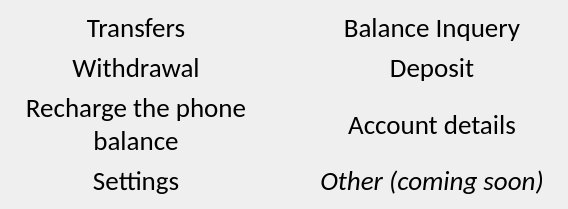
        <widget class="QWidget" name="page_2">
         <layout class="QGridLayout" name="gridLayout_6">
          <item row="5" column="0">
           <widget class="QLabel" name="label_13">
            <property name="font">
             <font>
              <family>Calibri</family>
              <pointsize>20</pointsize>
             </font>
            </property>
            <property name="styleSheet">
             <string notr="true"/>
            </property>
            <property name="text">
             <string>Settings</string>
            </property>
            <property name="alignment">
             <set>Qt::AlignCenter</set>
            </property>
           </widget>
          </item>
          <item row="4" column="0">
           <widget class="QLabel" name="label_11">
            <property name="font">
             <font>
              <family>Calibri</family>
              <pointsize>20</pointsize>
             </font>
            </property>
            <property name="styleSheet">
             <string notr="true"/>
            </property>
            <property name="text">
             <string>Recharge the phone balance</string>
            </property>
            <property name="alignment">
             <set>Qt::AlignCenter</set>
            </property>
            <property name="wordWrap">
             <bool>true</bool>
            </property>
           </widget>
          </item>
          <item row="5" column="2">
           <widget class="QLabel" name="label_14">
            <property name="font">
             <font>
              <family>Calibri</family>
              <pointsize>20</pointsize>
              <italic>true</italic>
             </font>
            </property>
            <property name="styleSheet">
             <string notr="true"/>
            </property>
            <property name="text">
             <string>Other (coming soon)</string>
            </property>
            <property name="alignment">
             <set>Qt::AlignCenter</set>
            </property>
           </widget>
          </item>
          <item row="2" column="2">
           <widget class="QLabel" name="label_10">
            <property name="font">
             <font>
              <family>Calibri</family>
              <pointsize>20</pointsize>
             </font>
            </property>
            <property name="layoutDirection">
             <enum>Qt::LeftToRight</enum>
            </property>
            <property name="styleSheet">
             <string notr="true"/>
            </property>
            <property name="text">
             <string>Deposit</string>
            </property>
            <property name="alignment">
             <set>Qt::AlignCenter</set>
            </property>
            <property name="wordWrap">
             <bool>true</bool>
            </property>
           </widget>
          </item>
          <item row="0" column="0">
           <widget class="QLabel" name="label_7">
            <property name="sizePolicy">
             <sizepolicy hsizetype="MinimumExpanding" vsizetype="Preferred">
              <horstretch>0</horstretch>
              <verstretch>0</verstretch>
             </sizepolicy>
            </property>
            <property name="minimumSize">
             <size>
              <width>250</width>
              <height>0</height>
             </size>
            </property>
            <property name="font">
             <font>
              <family>Calibri</family>
              <pointsize>20</pointsize>
             </font>
            </property>
            <property name="styleSheet">
             <string notr="true"/>
            </property>
            <property name="text">
             <string>Transfers</string>
            </property>
            <property name="alignment">
             <set>Qt::AlignCenter</set>
            </property>
           </widget>
          </item>
          <item row="2" column="0">
           <widget class="QLabel" name="label_9">
            <property name="font">
             <font>
              <family>Calibri</family>
              <pointsize>20</pointsize>
             </font>
            </property>
            <property name="styleSheet">
             <string notr="true"/>
            </property>
            <property name="text">
             <string>Withdrawal</string>
            </property>
            <property name="alignment">
             <set>Qt::AlignCenter</set>
            </property>
           </widget>
          </item>
          <item row="4" column="2">
           <widget class="QLabel" name="label_12">
            <property name="font">
             <font>
              <family>Calibri</family>
              <pointsize>20</pointsize>
             </font>
            </property>
            <property name="styleSheet">
             <string notr="true"/>
            </property>
            <property name="text">
             <string>Account details</string>
            </property>
            <property name="alignment">
             <set>Qt::AlignCenter</set>
            </property>
           </widget>
          </item>
          <item row="0" column="2">
           <widget class="QLabel" name="label_8">
            <property name="sizePolicy">
             <sizepolicy hsizetype="MinimumExpanding" vsizetype="Preferred">
              <horstretch>0</horstretch>
              <verstretch>0</verstretch>
             </sizepolicy>
            </property>
            <property name="minimumSize">
             <size>
              <width>250</width>
              <height>0</height>
             </size>
            </property>
            <property name="font">
             <font>
              <family>Calibri</family>
              <pointsize>20</pointsize>
             </font>
            </property>
            <property name="styleSheet">
             <string notr="true"/>
            </property>
            <property name="text">
             <string>Balance Inquery</string>
            </property>
            <property name="alignment">
             <set>Qt::AlignCenter</set>
            </property>
           </widget>
          </item>
          <item row="4" column="1">
           <spacer name="horizontalSpacer_2">
            <property name="orientation">
             <enum>Qt::Horizontal</enum>
            </property>
            <property name="sizeHint" stdset="0">
             <size>
              <width>40</width>
              <height>20</height>
             </size>
            </property>
           </spacer>
          </item>
         </layout>
        </widget>
